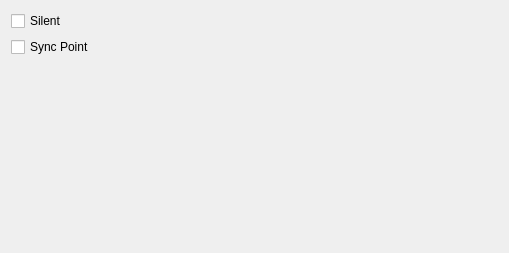
<?xml version="1.0" encoding="UTF-8"?>
<ui version="4.0">
 <class>Form</class>
 <widget class="QWidget" name="Form">
  <property name="geometry">
   <rect>
    <x>0</x>
    <y>0</y>
    <width>509</width>
    <height>253</height>
   </rect>
  </property>
  <property name="windowTitle">
   <string>Form</string>
  </property>
  <layout class="QFormLayout" name="formLayout">
   <item row="0" column="0">
    <widget class="QCheckBox" name="checkBox">
     <property name="text">
      <string>Silent</string>
     </property>
    </widget>
   </item>
   <item row="1" column="0">
    <widget class="QCheckBox" name="checkBox_2">
     <property name="text">
      <string>Sync Point</string>
     </property>
    </widget>
   </item>
  </layout>
 </widget>
 <resources/>
 <connections/>
</ui>
